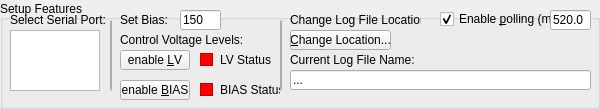
        <widget class="QGroupBox" name="gbSetup">
         <property name="sizePolicy">
          <sizepolicy hsizetype="Maximum" vsizetype="Preferred">
           <horstretch>0</horstretch>
           <verstretch>0</verstretch>
          </sizepolicy>
         </property>
         <property name="minimumSize">
          <size>
           <width>0</width>
           <height>100</height>
          </size>
         </property>
         <property name="maximumSize">
          <size>
           <width>608</width>
           <height>115</height>
          </size>
         </property>
         <property name="title">
          <string>Setup Features</string>
         </property>
         <property name="alignment">
          <set>Qt::AlignLeading|Qt::AlignLeft|Qt::AlignVCenter</set>
         </property>
         <property name="flat">
          <bool>false</bool>
         </property>
         <widget class="QLabel" name="lblSerialPort">
          <property name="geometry">
           <rect>
            <x>10</x>
            <y>10</y>
            <width>101</width>
            <height>20</height>
           </rect>
          </property>
          <property name="font">
           <font>
            <weight>50</weight>
            <bold>false</bold>
            <underline>false</underline>
           </font>
          </property>
          <property name="text">
           <string>Select Serial Port:</string>
          </property>
          <property name="alignment">
           <set>Qt::AlignLeading|Qt::AlignLeft|Qt::AlignVCenter</set>
          </property>
         </widget>
         <widget class="QListWidget" name="lwSerialPort">
          <property name="geometry">
           <rect>
            <x>10</x>
            <y>30</y>
            <width>90</width>
            <height>61</height>
           </rect>
          </property>
          <property name="cursor" stdset="0">
           <cursorShape>ArrowCursor</cursorShape>
          </property>
          <property name="autoScroll">
           <bool>true</bool>
          </property>
          <property name="editTriggers">
           <set>QAbstractItemView::AllEditTriggers</set>
          </property>
         </widget>
         <widget class="QLineEdit" name="lePollingInterval">
          <property name="enabled">
           <bool>true</bool>
          </property>
          <property name="geometry">
           <rect>
            <x>550</x>
            <y>10</y>
            <width>41</width>
            <height>20</height>
           </rect>
          </property>
          <property name="focusPolicy">
           <enum>Qt::ClickFocus</enum>
          </property>
          <property name="text">
           <string extracomment="Edit31_Comment?">520.0</string>
          </property>
         </widget>
         <widget class="QCheckBox" name="cbPollingBox">
          <property name="geometry">
           <rect>
            <x>440</x>
            <y>10</y>
            <width>111</width>
            <height>18</height>
           </rect>
          </property>
          <property name="text">
           <string>Enable &amp;polling (ms)</string>
          </property>
          <property name="checked">
           <bool>true</bool>
          </property>
         </widget>
         <widget class="QLabel" name="lblLEDbias">
          <property name="geometry">
           <rect>
            <x>220</x>
            <y>80</y>
            <width>60</width>
            <height>20</height>
           </rect>
          </property>
          <property name="font">
           <font>
            <weight>50</weight>
            <bold>false</bold>
            <underline>false</underline>
           </font>
          </property>
          <property name="text">
           <string>BIAS Status</string>
          </property>
          <property name="alignment">
           <set>Qt::AlignLeading|Qt::AlignLeft|Qt::AlignVCenter</set>
          </property>
         </widget>
         <widget class="QPushButton" name="lvButton">
          <property name="geometry">
           <rect>
            <x>120</x>
            <y>50</y>
            <width>70</width>
            <height>20</height>
           </rect>
          </property>
          <property name="text">
           <string>enable &amp;LV</string>
          </property>
          <property name="checkable">
           <bool>false</bool>
          </property>
         </widget>
         <widget class="QFrame" name="frmLowVoltageStatus">
          <property name="geometry">
           <rect>
            <x>200</x>
            <y>53</y>
            <width>13</width>
            <height>13</height>
           </rect>
          </property>
          <property name="autoFillBackground">
           <bool>false</bool>
          </property>
          <property name="styleSheet">
           <string notr="true">
background-color: rgb(255, 0, 0);</string>
          </property>
          <property name="frameShape">
           <enum>QFrame::StyledPanel</enum>
          </property>
          <property name="frameShadow">
           <enum>QFrame::Raised</enum>
          </property>
         </widget>
         <widget class="QPushButton" name="biasButton">
          <property name="geometry">
           <rect>
            <x>120</x>
            <y>80</y>
            <width>70</width>
            <height>20</height>
           </rect>
          </property>
          <property name="text">
           <string>enable &amp;BIAS</string>
          </property>
          <property name="checkable">
           <bool>false</bool>
          </property>
         </widget>
         <widget class="QFrame" name="frmBiasStatus">
          <property name="geometry">
           <rect>
            <x>200</x>
            <y>83</y>
            <width>13</width>
            <height>13</height>
           </rect>
          </property>
          <property name="autoFillBackground">
           <bool>false</bool>
          </property>
          <property name="styleSheet">
           <string notr="true">
background-color: rgb(255, 0, 0);</string>
          </property>
          <property name="frameShape">
           <enum>QFrame::StyledPanel</enum>
          </property>
          <property name="frameShadow">
           <enum>QFrame::Raised</enum>
          </property>
         </widget>
         <widget class="QLabel" name="lblLEDlv">
          <property name="geometry">
           <rect>
            <x>220</x>
            <y>50</y>
            <width>60</width>
            <height>20</height>
           </rect>
          </property>
          <property name="font">
           <font>
            <weight>50</weight>
            <bold>false</bold>
            <underline>false</underline>
           </font>
          </property>
          <property name="text">
           <string>LV Status</string>
          </property>
          <property name="alignment">
           <set>Qt::AlignLeading|Qt::AlignLeft|Qt::AlignVCenter</set>
          </property>
         </widget>
         <widget class="QLineEdit" name="leBiasLevel">
          <property name="enabled">
           <bool>true</bool>
          </property>
          <property name="geometry">
           <rect>
            <x>180</x>
            <y>10</y>
            <width>41</width>
            <height>20</height>
           </rect>
          </property>
          <property name="focusPolicy">
           <enum>Qt::ClickFocus</enum>
          </property>
          <property name="text">
           <string extracomment="Edit31_Comment?">150</string>
          </property>
         </widget>
         <widget class="QLabel" name="lblBiasLevel">
          <property name="geometry">
           <rect>
            <x>120</x>
            <y>10</y>
            <width>51</width>
            <height>20</height>
           </rect>
          </property>
          <property name="font">
           <font>
            <weight>50</weight>
            <bold>false</bold>
            <underline>false</underline>
           </font>
          </property>
          <property name="text">
           <string>Set Bias:</string>
          </property>
          <property name="alignment">
           <set>Qt::AlignLeading|Qt::AlignLeft|Qt::AlignVCenter</set>
          </property>
         </widget>
         <widget class="QLineEdit" name="leDivider">
          <property name="enabled">
           <bool>true</bool>
          </property>
          <property name="geometry">
           <rect>
            <x>110</x>
            <y>20</y>
            <width>2</width>
            <height>71</height>
           </rect>
          </property>
          <property name="focusPolicy">
           <enum>Qt::ClickFocus</enum>
          </property>
          <property name="text">
           <string extracomment="Edit31_Comment?"/>
          </property>
         </widget>
         <widget class="QLabel" name="lblVoltages">
          <property name="geometry">
           <rect>
            <x>120</x>
            <y>30</y>
            <width>151</width>
            <height>20</height>
           </rect>
          </property>
          <property name="font">
           <font>
            <weight>50</weight>
            <bold>false</bold>
            <underline>false</underline>
           </font>
          </property>
          <property name="text">
           <string>Control Voltage Levels:</string>
          </property>
          <property name="alignment">
           <set>Qt::AlignLeading|Qt::AlignLeft|Qt::AlignVCenter</set>
          </property>
         </widget>
         <widget class="QLineEdit" name="leDivider_2">
          <property name="enabled">
           <bool>true</bool>
          </property>
          <property name="geometry">
           <rect>
            <x>280</x>
            <y>20</y>
            <width>2</width>
            <height>71</height>
           </rect>
          </property>
          <property name="focusPolicy">
           <enum>Qt::ClickFocus</enum>
          </property>
          <property name="text">
           <string extracomment="Edit31_Comment?"/>
          </property>
         </widget>
         <widget class="QLabel" name="lblLogFileLocation">
          <property name="geometry">
           <rect>
            <x>290</x>
            <y>10</y>
            <width>131</width>
            <height>20</height>
           </rect>
          </property>
          <property name="font">
           <font>
            <weight>50</weight>
            <bold>false</bold>
            <underline>false</underline>
           </font>
          </property>
          <property name="text">
           <string>Change Log File Location:</string>
          </property>
          <property name="alignment">
           <set>Qt::AlignLeading|Qt::AlignLeft|Qt::AlignVCenter</set>
          </property>
         </widget>
         <widget class="QPushButton" name="selectButton">
          <property name="geometry">
           <rect>
            <x>290</x>
            <y>30</y>
            <width>101</width>
            <height>20</height>
           </rect>
          </property>
          <property name="text">
           <string>&amp;Change Location...</string>
          </property>
          <property name="checkable">
           <bool>false</bool>
          </property>
         </widget>
         <widget class="QLineEdit" name="leSelectLogFileLocation">
          <property name="enabled">
           <bool>true</bool>
          </property>
          <property name="geometry">
           <rect>
            <x>290</x>
            <y>70</y>
            <width>301</width>
            <height>20</height>
           </rect>
          </property>
          <property name="focusPolicy">
           <enum>Qt::ClickFocus</enum>
          </property>
          <property name="text">
           <string extracomment="Edit31_Comment?">...</string>
          </property>
         </widget>
         <widget class="QLabel" name="lblCurrentFileName">
          <property name="geometry">
           <rect>
            <x>290</x>
            <y>50</y>
            <width>131</width>
            <height>20</height>
           </rect>
          </property>
          <property name="font">
           <font>
            <weight>50</weight>
            <bold>false</bold>
            <underline>false</underline>
           </font>
          </property>
          <property name="text">
           <string>Current Log File Name:</string>
          </property>
          <property name="alignment">
           <set>Qt::AlignLeading|Qt::AlignLeft|Qt::AlignVCenter</set>
          </property>
         </widget>
        </widget>
